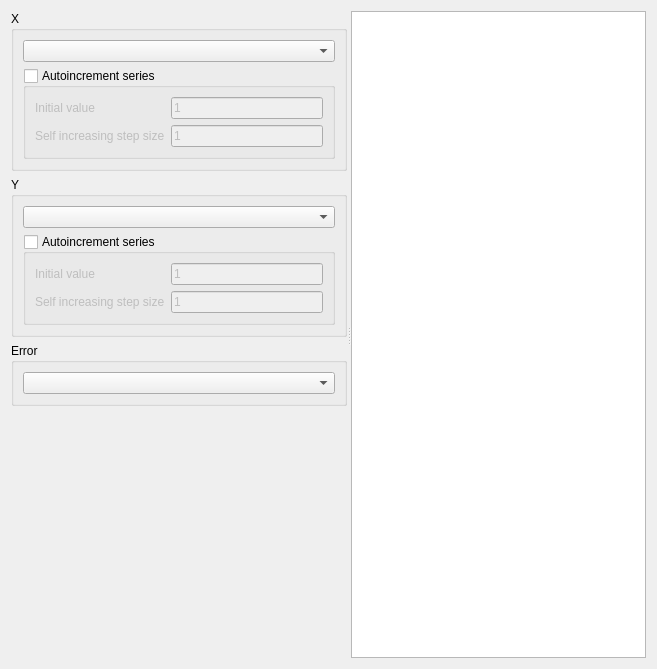
<?xml version="1.0" encoding="UTF-8"?>
<ui version="4.0">
 <class>DAChartAddXYESeriesWidget</class>
 <widget class="QWidget" name="DAChartAddXYESeriesWidget">
  <property name="geometry">
   <rect>
    <x>0</x>
    <y>0</y>
    <width>657</width>
    <height>669</height>
   </rect>
  </property>
  <property name="windowTitle">
   <string>Add XY Series</string>
  </property>
  <layout class="QVBoxLayout" name="verticalLayout_5">
   <item>
    <widget class="QSplitter" name="splitter">
     <property name="orientation">
      <enum>Qt::Horizontal</enum>
     </property>
     <widget class="QWidget" name="layoutWidget">
      <layout class="QVBoxLayout" name="verticalLayout_3">
       <item>
        <widget class="DA::DACollapsibleGroupBox" name="groupBoxX">
         <property name="title">
          <string>X</string>
         </property>
         <property name="flat">
          <bool>true</bool>
         </property>
         <layout class="QVBoxLayout" name="verticalLayout">
          <item>
           <widget class="DA::DADataManagerComboBox" name="comboBoxX"/>
          </item>
          <item>
           <widget class="QGroupBox" name="groupBoxXAutoincrement">
            <property name="title">
             <string>Autoincrement series</string>
            </property>
            <property name="flat">
             <bool>false</bool>
            </property>
            <property name="checkable">
             <bool>true</bool>
            </property>
            <property name="checked">
             <bool>false</bool>
            </property>
            <layout class="QGridLayout" name="gridLayout">
             <item row="0" column="0">
              <widget class="QLabel" name="labelXInitValue">
               <property name="text">
                <string>Initial value</string>
               </property>
              </widget>
             </item>
             <item row="0" column="1">
              <widget class="QLineEdit" name="lineEditXInitValue">
               <property name="text">
                <string>1</string>
               </property>
              </widget>
             </item>
             <item row="1" column="0">
              <widget class="QLabel" name="labelXStep">
               <property name="text">
                <string>Self increasing step size</string>
               </property>
              </widget>
             </item>
             <item row="1" column="1">
              <widget class="QLineEdit" name="lineEditXStepValue">
               <property name="text">
                <string>1</string>
               </property>
              </widget>
             </item>
            </layout>
           </widget>
          </item>
         </layout>
        </widget>
       </item>
       <item>
        <widget class="DA::DACollapsibleGroupBox" name="groupBox">
         <property name="title">
          <string>Y</string>
         </property>
         <property name="flat">
          <bool>true</bool>
         </property>
         <layout class="QVBoxLayout" name="verticalLayout_2">
          <item>
           <widget class="DA::DADataManagerComboBox" name="comboBoxY"/>
          </item>
          <item>
           <widget class="QGroupBox" name="groupBoxYAutoincrement">
            <property name="title">
             <string>Autoincrement series</string>
            </property>
            <property name="flat">
             <bool>false</bool>
            </property>
            <property name="checkable">
             <bool>true</bool>
            </property>
            <property name="checked">
             <bool>false</bool>
            </property>
            <layout class="QGridLayout" name="gridLayout_2">
             <item row="1" column="1">
              <widget class="QLineEdit" name="lineEditYStepValue">
               <property name="text">
                <string>1</string>
               </property>
              </widget>
             </item>
             <item row="0" column="1">
              <widget class="QLineEdit" name="lineEditYInitValue">
               <property name="text">
                <string>1</string>
               </property>
              </widget>
             </item>
             <item row="0" column="0">
              <widget class="QLabel" name="labelYInitValue">
               <property name="text">
                <string>Initial value</string>
               </property>
              </widget>
             </item>
             <item row="1" column="0">
              <widget class="QLabel" name="labelYStep">
               <property name="text">
                <string>Self increasing step size</string>
               </property>
              </widget>
             </item>
            </layout>
           </widget>
          </item>
         </layout>
        </widget>
       </item>
       <item>
        <widget class="DA::DACollapsibleGroupBox" name="groupBoxE">
         <property name="sizePolicy">
          <sizepolicy hsizetype="Preferred" vsizetype="Maximum">
           <horstretch>0</horstretch>
           <verstretch>0</verstretch>
          </sizepolicy>
         </property>
         <property name="title">
          <string>Error</string>
         </property>
         <property name="flat">
          <bool>true</bool>
         </property>
         <layout class="QVBoxLayout" name="verticalLayout_4">
          <item>
           <widget class="DA::DADataManagerComboBox" name="comboBoxYE"/>
          </item>
         </layout>
        </widget>
       </item>
       <item>
        <spacer name="verticalSpacer">
         <property name="orientation">
          <enum>Qt::Vertical</enum>
         </property>
         <property name="sizeHint" stdset="0">
          <size>
           <width>40</width>
           <height>20</height>
          </size>
         </property>
        </spacer>
       </item>
      </layout>
     </widget>
     <widget class="DA::DAPySeriesTableView" name="tableViewXYE"/>
    </widget>
   </item>
  </layout>
 </widget>
 <customwidgets>
  <customwidget>
   <class>DA::DADataManagerComboBox</class>
   <extends>QComboBox</extends>
   <header>DADataManagerComboBox.h</header>
  </customwidget>
  <customwidget>
   <class>DA::DACollapsibleGroupBox</class>
   <extends>QGroupBox</extends>
   <header location="global">DACollapsibleGroupBox.h</header>
   <container>1</container>
  </customwidget>
  <customwidget>
   <class>DA::DAPySeriesTableView</class>
   <extends>QTableView</extends>
   <header>DAPySeriesTableView.h</header>
  </customwidget>
 </customwidgets>
 <resources/>
 <connections/>
</ui>
